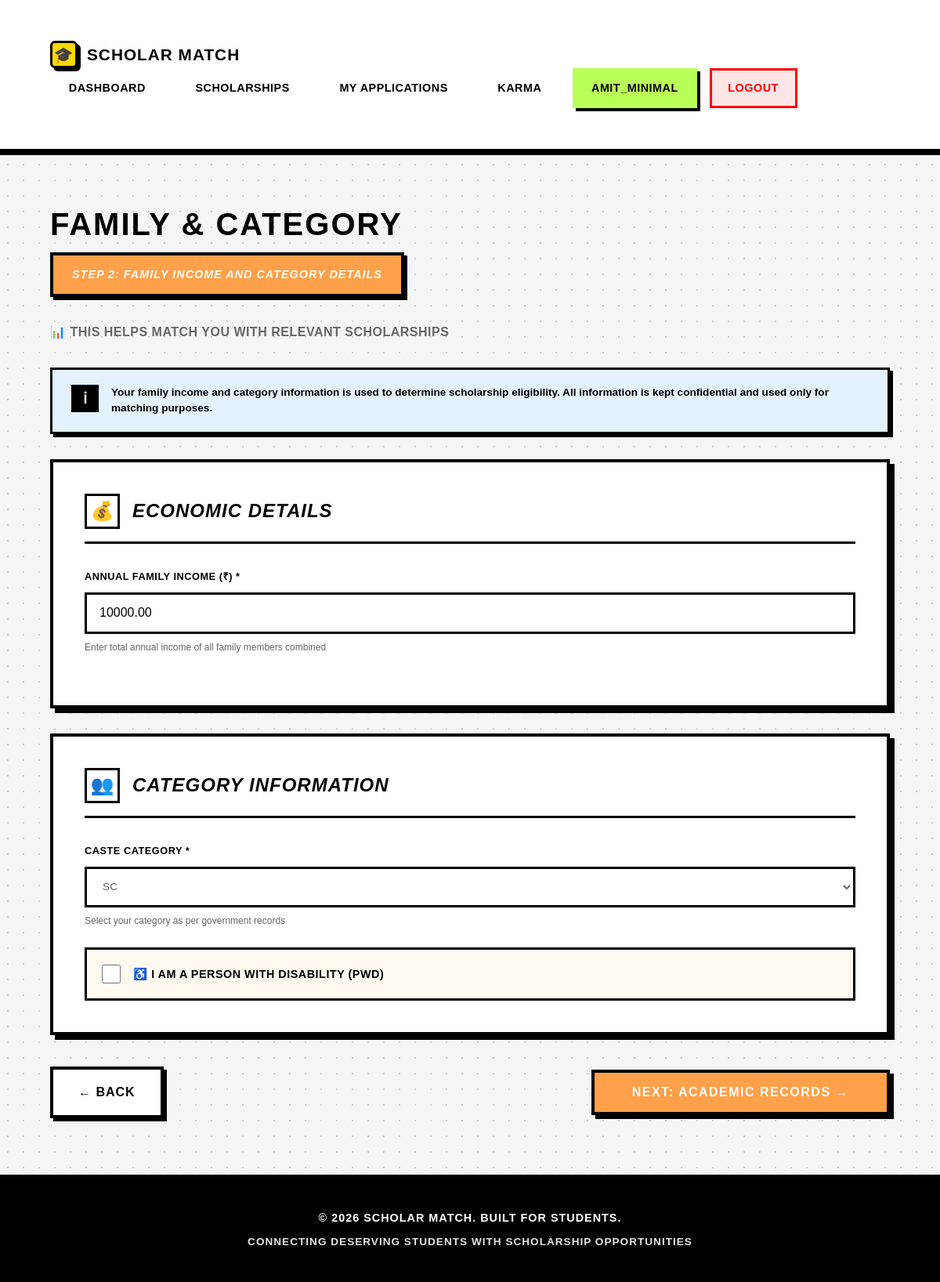
The app's page /accounts/otr/step3/ (signed in) with its own data.
### users/models.py (models this page shows, shortened)
class User(AbstractUser):
    is_student = models.BooleanField(default=True)
    is_moderator = models.BooleanField(default=False)
    is_organization = models.BooleanField(default=False)

class StudentProfile(models.Model):
    user = models.OneToOneField(User, on_delete=models.CASCADE, primary_key=True)
    full_name = models.CharField(max_length=150)
    dob = models.DateField(null=True, blank=True, verbose_name="Date of Birth")
    gender = models.CharField(max_length=10, choices=[('Male', 'Male'), ('Female', 'Female'), ('Other', 'Other')], blank=True)
    father_name = models.CharField(max_length=150, blank=True)
    mother_name = models.CharField(max_length=150, blank=True)
    annual_income = models.DecimalField(max_digits=10, decimal_places=2, null=True, blank=True)
    caste_category = models.CharField(max_length=50, choices=[
        ('General', 'General'),
        ('OBC', 'OBC'),
        ('SC', 'SC'),
        ('ST', 'ST'),
        ('EWS', 'EWS')
    ], blank=True)
    is_disabled = models.BooleanField(default=False, verbose_name="Person with Disability")
    phone = models.CharField(max_length=15, blank=True)
    address = models.TextField(blank=True)
    pin_code = models.CharField(max_length=10, blank=True)
    city = models.CharField(max_length=100, blank=True)
    state = models.CharField(max_length=100, blank=True)
    aadhaar_number = models.CharField(max_length=12, blank=True, unique=True, null=True, help_text="12-digit Aadhaar number")
    bank_account_number = models.CharField(max_length=20, blank=True)
    bank_ifsc_code = models.CharField(max_length=11, blank=True, verbose_name="IFSC Code")
    bank_name = models.CharField(max_length=100, blank=True)
    otr_completed = models.BooleanField(default=False, help_text="Has student completed OTR?")
    otr_step = models.IntegerField(default=1, help_text="Current OTR step (1-7)")
    profile_completion = models.IntegerField(default=0, help_text="Profile completion percentage")
    total_karma_points = models.IntegerField(default=0, help_text="Total karma points balance")
    karma_rank = models.IntegerField(null=True, blank=True, help_text="Rank on leaderboard")
    verified_scholar_badge = models.BooleanField(default=False, help_text="Has purchased verified scholar badge")
    created_at = models.DateTimeField(auto_now_add=True)

### users/otr_views.py (the view)
# urls.py: path('otr/step3/', otr_views.otr_step3, name='otr_step3'),
@login_required
def otr_step3(request):
    profile = request.user.studentprofile
    if request.method == 'POST':
        form = OTRStep3Form(request.POST, instance=profile)
        if form.is_valid():
            form.save()
            profile.otr_step = 4
            profile.profile_completion = 40
            profile.save()
            messages.success(request, 'Family details saved successfully!')
            return redirect('otr_step4')
    else:
        form = OTRStep3Form(instance=profile)
    return render(request, 'users/otr/step3_family_info.html', {
        'form': form,
        'profile': profile,
        'step': 3
    })

### users/forms.py
class OTRStep3Form(forms.ModelForm):
    class Meta:
        model = StudentProfile
        fields = ['annual_income', 'caste_category', 'is_disabled']

### users/templates/users/otr/step3_family_info.html (shortened to what this page needs)
{% extends 'base.html' %}
{% block content %}
<div class="otr-page-container">
    <main class="otr-main-content">
        <div class="page-header">
            <h1 class="page-title">Family & Category</h1>
            <div class="step-indicator">
                <div class="step-indicator-text">Step 2: Family Income and Category Details</div>
            </div>
            <p class="page-subtitle">📊 This helps match you with relevant scholarships</p>
        </div>
        <div class="info-box">
            <div class="info-icon">ℹ</div>
            <div class="info-text">
                Your family income and category information is used to determine scholarship eligibility. All information is kept confidential and used only for matching purposes.
            </div>
        </div>
        <form method="post">
            <div class="form-section">
                <div class="section-header">
                    <div class="section-icon">💰</div>
                    <h3 class="section-title">Economic Details</h3>
                </div>
                <div class="form-grid">
                    <div class="form-group form-grid-full">
                        <label for="{{ form.annual_income.id_for_label }}">Annual Family Income (₹) *</label>
                        {{ form.annual_income }}
                        <p class="help-text">Enter total annual income of all family members combined</p>
                    </div>
                </div>
            </div>
            <div class="form-section">
                <div class="section-header">
                    <div class="section-icon">👥</div>
                    <h3 class="section-title">Category Information</h3>
                </div>
                <div class="form-grid">
                    <div class="form-group form-grid-half">
                        <label for="{{ form.caste_category.id_for_label }}">Caste Category *</label>
                        {{ form.caste_category }}
                        <p class="help-text">Select your category as per government records</p>
                    </div>
                </div>
                <div class="checkbox-group">
                    {{ form.is_disabled }}
                    <label for="{{ form.is_disabled.id_for_label }}">
                        ♿ I am a Person with Disability (PWD)
                    </label>
                </div>
            </div>
            <div class="button-group">
                <a href="{% url 'otr_step2' %}" class="btn-back">← Back</a>
                <button type="submit" class="btn-next">Next: Academic Records →</button>
            </div>
        </form>
    </main>
</div>
{% endblock %}

### templates/base.html (shortened to what this page needs)
<!DOCTYPE html>
<html lang="en">
<head>
</head>
<body>
    <nav>
        <div class="container">
            <a href="/" class="logo">
                <div class="logo-icon">🎓</div>
                <span>Scholar Match</span>
            </a>
            <ul>
                {% if user.is_authenticated %}
                {% if user.is_student %}
                <li><a href="{% url 'student_dashboard' %}">Dashboard</a></li>
                <li><a href="{% url 'scholarships:scholarship_list' %}">Scholarships</a></li>
                <li><a href="{% url 'applications:my_applications' %}">My Applications</a></li>
                <li><a href="{% url 'karma:karma_dashboard' %}">Karma</a></li>
                {% elif user.is_organization %}
                <li><a href="{% url 'funder_portal:funder_dashboard' %}">Dashboard</a></li>
                <li><a href="{% url 'funder_portal:create_scholarship' %}">Create Scholarship</a></li>
                <li><a href="{% url 'funder_portal:view_applications' %}">Applications</a></li>
                {% elif user.is_moderator %}
                <li><a href="{% url 'moderator_dashboard' %}">Dashboard</a></li>
                <li><a href="{% url 'moderator_add_scholarship' %}">Add Scholarship</a></li>
                <li><a href="{% url 'karma:moderator_overview' %}">Karma Review</a></li>
                {% endif %}
                <li>
                    <span class="user-info">{{ user.username }}</span>
                </li>
                <li><a href="{% url 'logout' %}" class="logout-btn">Logout</a></li>
                {% else %}
                <li><a href="{% url 'login' %}">Login</a></li>
                {% endif %}
            </ul>
        </div>
    </nav>
    <div class="container">
        {% block content %}
        {% endblock %}
    </div>
    <footer>
        <p>&copy; 2026 Scholar Match. Built for Students.</p>
        <p style="margin-top: 0.5rem; font-size: 0.85rem; opacity: 0.9;">Connecting Deserving Students with Scholarship
            Opportunities</p>
    </footer>
</body>
</html>

### templates/base.html (style rules this page uses)
* { margin: 0; padding: 0; box-sizing: border-box; }
:root { --primary-yellow: #FFD700; --neon-green: #B8FF57; --bright-blue: #0066FF; --black: #000000; --white: #FFFFFF; --light-gray: #f5f5f5; --text-gray: #666666; --border-black: #000000; --shadow-black: #000000; --bright-red: #FF0000; --bright-green: #00CC00; --bright-purple: #B8A4FF; --bright-orange: #FFA04A; }
body { font-family: 'Arial', 'Helvetica Neue', sans-serif; background: var(--light-gray); background-image: radial-gradient(circle, #d0d0d0 1px, transparent 1px); background-size: 20px 20px; color: var(--black); line-height: 1.6; min-height: 100vh; display: flex; flex-direction: column; }
nav { background: var(--white); border-bottom: 4px solid var(--black); padding: 0.75rem 2rem; box-shadow: 0 4px 0 var(--black); position: sticky; top: 0; z-index: 1000; }
nav .container { max-width: 1400px; margin: 0 auto; display: flex; justify-content: space-between; align-items: center; flex-wrap: wrap; }
nav .logo { color: var(--black); font-size: 1.3rem; font-weight: 900; text-decoration: none; display: flex; align-items: center; gap: 0.75rem; transition: all 0.2s ease; text-transform: uppercase; letter-spacing: 1px; font-family: 'Arial Black', sans-serif; }
nav .logo-icon { width: 35px; height: 35px; background: var(--primary-yellow); border: 3px solid var(--black); border-radius: 6px; display: flex; align-items: center; justify-content: center; font-size: 20px; box-shadow: 4px 4px 0 var(--black); }
nav ul { list-style: none; display: flex; gap: 1rem; align-items: center; flex-wrap: wrap; }
nav ul li a, nav ul li .user-info { color: var(--black); text-decoration: none; padding: 0.7rem 1.3rem; border-radius: 0; transition: all 0.2s ease; font-weight: 700; font-size: 0.9rem; display: block; text-transform: uppercase; letter-spacing: 0.5px; border: 3px solid transparent; }
nav .user-info { background: var(--neon-green); border: 3px solid var(--black); color: var(--black); padding: 0.7rem 1.5rem; font-weight: 900; box-shadow: 4px 4px 0 var(--black); font-family: 'Arial Black', sans-serif; }
nav .logout-btn { background: #FFE6E6; border: 3px solid var(--bright-red); color: var(--bright-red); font-weight: 900; }
.container { max-width: 1400px; margin: 0 auto; padding: 2.5rem 2rem; flex: 1; }
.form-group { margin-bottom: 1.5rem; }
.form-group label { display: block; margin-bottom: 0.5rem; color: var(--black); font-weight: 700; text-transform: uppercase; font-size: 0.85rem; letter-spacing: 0.5px; }
footer { background: var(--black); color: var(--white); text-align: center; padding: 2.5rem 2rem; margin-top: auto; border-top: 4px solid var(--black); }
footer p { font-weight: 700; text-transform: uppercase; letter-spacing: 1px; font-size: 0.9rem; }

### records on screen
User: username "AMIT_MINIMAL"
StudentProfile: annual_income "10000.00", caste_category "SC"
